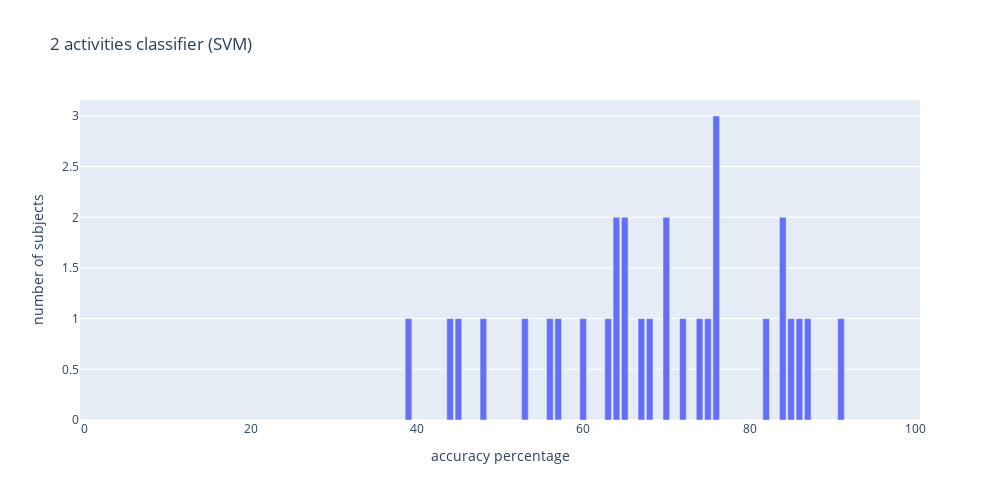

This figure's notebook cell:
### Code cell
newacc = [sum(acc[i])/len(acc[i]) for i in range(len(acc))]
histro = {'x':[i for i in range(0,101)],'y':[0 for i in range(0,101)]}
for ac in newacc:
    newval = (int(ac*100)//1)*1
    histro['y'][newval]+=1
import plotly.express as px
fig = px.bar(histro, x='x', y='y',labels={
                     'x':'accuracy percentage','y':'number of subjects'
                 },title = '2 activities classifier (SVM)',width=1000, height=500)
fig.show()

### Figure 1 — Plotly figure (JSON) as saved in the notebook; plotly's stock layout.template omitted (floating-point values rounded to 4 significant figures)
{"data": [{"alignmentgroup": "True", "hovertemplate": "accuracy percentage=%{x}<br>number of subjects=%{y}<extra></extra>", "legendgroup": "", "marker": {"color": "#636efa", "pattern": {"shape": ""}}, "name": "", "offsetgroup": "", "orientation": "v", "showlegend": false, "textposition": "auto", "type": "bar", "x": [0, 1, 2, 3, 4, 5, 6, 7, 8, 9, 10, 11, 12, 13, 14, 15, 16, 17, 18, 19, 20, 21, 22, 23, 24, 25, 26, 27, 28, 29, 30, 31, 32, 33, 34, 35, 36, 37, 38, 39, 40, 41, 42, 43, 44, 45, 46, 47, 48, 49, 50, 51, 52, 53, 54, 55, 56, 57, 58, 59, 60, 61, 62, 63, 64, 65, 66, 67, 68, 69, 70, 71, 72, 73, 74, 75, 76, 77, 78, 79, 80, 81, 82, 83, 84, 85, 86, 87, 88, 89, 90, 91, 92, 93, 94, 95, 96, 97, 98, 99, 100], "xaxis": "x", "y": [0, 0, 0, 0, 0, 0, 0, 0, 0, 0, 0, 0, 0, 0, 0, 0, 0, 0, 0, 0, 0, 0, 0, 0, 0, 0, 0, 0, 0, 0, 0, 0, 0, 0, 0, 0, 0, 0, 0, 1, 0, 0, 0, 0, 1, 1, 0, 0, 1, 0, 0, 0, 0, 1, 0, 0, 1, 1, 0, 0, 1, 0, 0, 1, 2, 2, 0, 1, 1, 0, 2, 0, 1, 0, 1, 1, 3, 0, 0, 0, 0, 0, 1, 0, 2, 1, 1, 1, 0, 0, 0, 1, 0, 0, 0, 0, 0, 0, 0, 0, 0], "yaxis": "y"}], "layout": {"barmode": "relative", "height": 500, "legend": {"tracegroupgap": 0}, "title": {"text": "2 activities classifier (SVM)"}, "width": 1000, "xaxis": {"anchor": "y", "domain": [0, 1], "title": {"text": "accuracy percentage"}}, "yaxis": {"anchor": "x", "domain": [0, 1], "title": {"text": "number of subjects"}}}}
